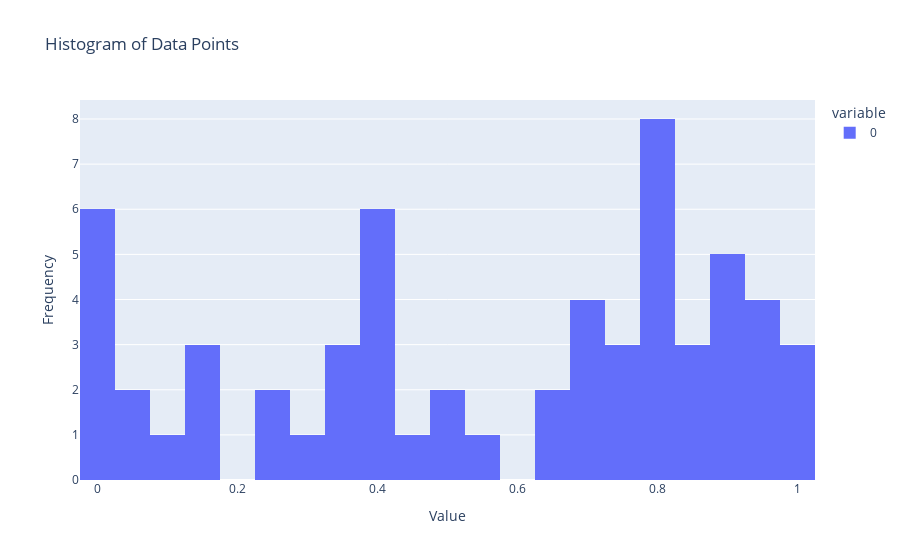

Notebook code cell kept with this figure:
### Code cell
import plotly.express as px
import numpy as np

# Sample data
data = group_dfs["Aggregation"].avg_score.to_numpy()

# Create a KDE plot
# fig = px.density_contour(x=data, title='KDE Plot of Data Points', labels={'x': 'Value'})
# fig.update_layout(xaxis_title='Value', yaxis_title='Density')
# fig.show()

# Create a histogram
fig = px.histogram(data, nbins=30, title='Histogram of Data Points', labels={'value': 'Value'})
fig.update_layout(xaxis_title='Value', yaxis_title='Frequency')
fig.show()

### Figure 1 — Plotly figure (JSON) as saved in the notebook; plotly's stock layout.template omitted (floating-point values rounded to 4 significant figures)
{"data": [{"alignmentgroup": "True", "bingroup": "x", "hovertemplate": "variable=0<br>Value=%{x}<br>count=%{y}<extra></extra>", "legendgroup": "0", "marker": {"color": "#636efa", "pattern": {"shape": ""}}, "name": "0", "nbinsx": 30, "offsetgroup": "0", "orientation": "v", "showlegend": true, "type": "histogram", "x": [0.74, 0.15, 0.66, 0.1125, 0, 0.8556, 0.3769, 0.781, 0.8111, 0.9053, 0.78, 0.6882, 0.3913, 0.4952, 0.8636, 0.7167, 0.265, 0.78, 0.3667, 0.8769, 0.9773, 0.745, 0.45, 0.3471, 0.9875, 0.9, 0.6947, 0.9636, 0.4125, 0, 0.04, 0.1571, 0.4125, 0.9, 0, 0.4875, 0.65, 0.8095, 0.7619, 0.8571, 0.3333, 0.7, 0.2261, 0.8, 0.4176, 0.9313, 0.9182, 0.01818, 0.125, 0.5579, 0.025, 0.987, 0.3, 0, 0.9545, 0.404, 0, 0.8, 0.8154, 0.95], "xaxis": "x", "yaxis": "y"}], "layout": {"barmode": "relative", "legend": {"title": {"text": "variable"}, "tracegroupgap": 0}, "title": {"text": "Histogram of Data Points"}, "xaxis": {"anchor": "y", "domain": [0, 1], "title": {"text": "Value"}}, "yaxis": {"anchor": "x", "domain": [0, 1], "title": {"text": "Frequency"}}}}
